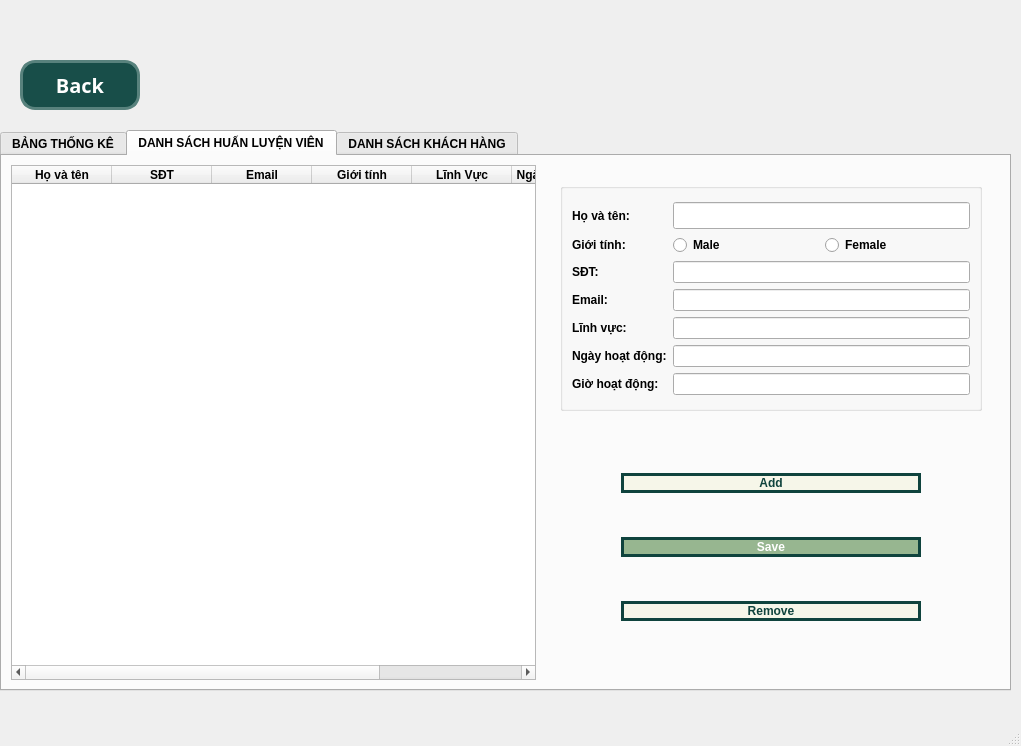
<?xml version="1.0" encoding="UTF-8"?>
<ui version="4.0">
 <class>MainWindow</class>
 <widget class="QMainWindow" name="MainWindow">
  <property name="geometry">
   <rect>
    <x>0</x>
    <y>0</y>
    <width>1021</width>
    <height>746</height>
   </rect>
  </property>
  <property name="windowTitle">
   <string>MainWindow</string>
  </property>
  <widget class="QWidget" name="centralwidget">
   <widget class="QPushButton" name="pushButtonBack">
    <property name="geometry">
     <rect>
      <x>20</x>
      <y>60</y>
      <width>120</width>
      <height>50</height>
     </rect>
    </property>
    <property name="minimumSize">
     <size>
      <width>120</width>
      <height>50</height>
     </size>
    </property>
    <property name="maximumSize">
     <size>
      <width>120</width>
      <height>50</height>
     </size>
    </property>
    <property name="font">
     <font>
      <family>Noto Sans HK Black</family>
      <pointsize>15</pointsize>
      <weight>75</weight>
      <italic>false</italic>
      <bold>true</bold>
     </font>
    </property>
    <property name="styleSheet">
     <string notr="true">color: rgb(255, 255, 255);
font: 87 15pt &quot;Noto Sans HK Black&quot;;
background-color: rgb(24, 78, 73);
border-radius: 15px;
border: 3px solid  #58827d;
font-weight: Bold</string>
    </property>
    <property name="text">
     <string>Back</string>
    </property>
   </widget>
   <widget class="QTabWidget" name="tabWidgetKhachhang">
    <property name="geometry">
     <rect>
      <x>0</x>
      <y>130</y>
      <width>1011</width>
      <height>561</height>
     </rect>
    </property>
    <property name="styleSheet">
     <string notr="true">font: 14pt &quot;MS Shell Dlg 2&quot;;
font-weight: Bold</string>
    </property>
    <property name="currentIndex">
     <number>1</number>
    </property>
    <widget class="QWidget" name="tab">
     <attribute name="title">
      <string>BẢNG THỐNG KÊ</string>
     </attribute>
     <widget class="QWidget" name="layoutWidget">
      <property name="geometry">
       <rect>
        <x>9</x>
        <y>9</y>
        <width>926</width>
        <height>502</height>
       </rect>
      </property>
      <layout class="QVBoxLayout" name="verticalLayout">
       <item>
        <widget class="QWidget" name="widget" native="true">
         <property name="minimumSize">
          <size>
           <width>0</width>
           <height>500</height>
          </size>
         </property>
         <property name="font">
          <font>
           <family>MS Shell Dlg 2</family>
           <pointsize>14</pointsize>
           <weight>75</weight>
           <italic>false</italic>
           <bold>true</bold>
          </font>
         </property>
         <layout class="QHBoxLayout" name="horizontalLayout_4">
          <item>
           <layout class="QHBoxLayout" name="horizontalLayout_3">
            <item>
             <widget class="QGroupBox" name="groupBox">
              <property name="minimumSize">
               <size>
                <width>550</width>
                <height>0</height>
               </size>
              </property>
              <property name="font">
               <font>
                <family>MS Shell Dlg 2</family>
                <pointsize>14</pointsize>
                <weight>75</weight>
                <italic>false</italic>
                <bold>true</bold>
               </font>
              </property>
              <property name="title">
               <string/>
              </property>
              <layout class="QVBoxLayout" name="verticalLayout_8">
               <item>
                <layout class="QVBoxLayout" name="verticalLayoutChart"/>
               </item>
              </layout>
             </widget>
            </item>
           </layout>
          </item>
          <item>
           <spacer name="horizontalSpacer">
            <property name="orientation">
             <enum>Qt::Horizontal</enum>
            </property>
            <property name="sizeHint" stdset="0">
             <size>
              <width>40</width>
              <height>20</height>
             </size>
            </property>
           </spacer>
          </item>
          <item>
           <layout class="QVBoxLayout" name="verticalLayout_3">
            <item>
             <widget class="QWidget" name="widget_2" native="true">
              <layout class="QVBoxLayout" name="verticalLayout_6">
               <item>
                <layout class="QVBoxLayout" name="verticalLayout_5">
                 <item>
                  <spacer name="verticalSpacer_4">
                   <property name="orientation">
                    <enum>Qt::Vertical</enum>
                   </property>
                   <property name="sizeHint" stdset="0">
                    <size>
                     <width>20</width>
                     <height>40</height>
                    </size>
                   </property>
                  </spacer>
                 </item>
                 <item>
                  <widget class="QPushButton" name="pushButtonTKgoitap">
                   <property name="minimumSize">
                    <size>
                     <width>270</width>
                     <height>50</height>
                    </size>
                   </property>
                   <property name="maximumSize">
                    <size>
                     <width>270</width>
                     <height>16777215</height>
                    </size>
                   </property>
                   <property name="font">
                    <font>
                     <family>MS Shell Dlg 2</family>
                     <pointsize>14</pointsize>
                     <weight>75</weight>
                     <italic>false</italic>
                     <bold>true</bold>
                    </font>
                   </property>
                   <property name="layoutDirection">
                    <enum>Qt::LeftToRight</enum>
                   </property>
                   <property name="styleSheet">
                    <string notr="true">
/* Trạng thái bình thường (Code gốc của mày) */
QPushButton {
   background-color: rgb(203, 221, 209);
border-radius: 15px;
border: 3px solid  #58827d;
font-weight: Bold;
}

/* Trạng thái khi rê chuột vào (Hover) - Đảo màu cho xịn */
QPushButton:hover {
    background-color: #1a6b61; /* Nền biến thành xanh đậm */
    color: #f6f6e9; /* Chữ sáng lên */
    /* Viền giữ nguyên màu xanh đậm nên tao không cần viết lại ở đây */
}

/* Trạng thái khi click chuột bấm xuống (Pressed) */
QPushButton:pressed {
    background-color: #0a2e2a; /* Nền tối hơn một tông so với lúc hover */
    border: 3px solid #0a2e2a; /* Viền cũng tối theo */
    color: #f6f6e9;
}</string>
                   </property>
                   <property name="text">
                    <string>Thống kê gói tập</string>
                   </property>
                  </widget>
                 </item>
                 <item>
                  <spacer name="verticalSpacer">
                   <property name="orientation">
                    <enum>Qt::Vertical</enum>
                   </property>
                   <property name="sizeHint" stdset="0">
                    <size>
                     <width>20</width>
                     <height>40</height>
                    </size>
                   </property>
                  </spacer>
                 </item>
                 <item>
                  <widget class="QPushButton" name="pushButtonTKdoanhthu">
                   <property name="minimumSize">
                    <size>
                     <width>270</width>
                     <height>50</height>
                    </size>
                   </property>
                   <property name="maximumSize">
                    <size>
                     <width>300</width>
                     <height>16777215</height>
                    </size>
                   </property>
                   <property name="font">
                    <font>
                     <family>MS Shell Dlg 2</family>
                     <pointsize>14</pointsize>
                     <weight>75</weight>
                     <italic>false</italic>
                     <bold>true</bold>
                    </font>
                   </property>
                   <property name="styleSheet">
                    <string notr="true">
/* Trạng thái bình thường (Code gốc của mày) */
QPushButton {
background-color: rgb(165, 185, 172);
color: rgb(255, 255, 255);
border-radius: 15px;
border: 3px solid  #58827d;
font-weight: Bold;


}

/* Trạng thái khi rê chuột vào (Hover) - Đảo màu cho xịn */
QPushButton:hover {
    background-color: #1a6b61; /* Nền biến thành xanh đậm */
    color: #f6f6e9; /* Chữ sáng lên */
    /* Viền giữ nguyên màu xanh đậm nên tao không cần viết lại ở đây */
}

/* Trạng thái khi click chuột bấm xuống (Pressed) */
QPushButton:pressed {
    background-color: #0a2e2a; /* Nền tối hơn một tông so với lúc hover */
    border: 3px solid #0a2e2a; /* Viền cũng tối theo */
    color: #f6f6e9;
}</string>
                   </property>
                   <property name="text">
                    <string>Thống kê doanh thu</string>
                   </property>
                  </widget>
                 </item>
                 <item>
                  <spacer name="verticalSpacer_2">
                   <property name="orientation">
                    <enum>Qt::Vertical</enum>
                   </property>
                   <property name="sizeHint" stdset="0">
                    <size>
                     <width>20</width>
                     <height>40</height>
                    </size>
                   </property>
                  </spacer>
                 </item>
                 <item>
                  <widget class="QPushButton" name="pushButtonTKluongkhach">
                   <property name="minimumSize">
                    <size>
                     <width>270</width>
                     <height>50</height>
                    </size>
                   </property>
                   <property name="maximumSize">
                    <size>
                     <width>250</width>
                     <height>16777215</height>
                    </size>
                   </property>
                   <property name="font">
                    <font>
                     <family>MS Shell Dlg 2</family>
                     <pointsize>14</pointsize>
                     <weight>75</weight>
                     <italic>false</italic>
                     <bold>true</bold>
                    </font>
                   </property>
                   <property name="styleSheet">
                    <string notr="true">

/* Trạng thái bình thường (Code gốc của mày) */
QPushButton {
background-color: rgb(203, 221, 209);
border-radius: 15px;
border: 3px solid  #58827d;
font-weight: Bold


}

/* Trạng thái khi rê chuột vào (Hover) - Đảo màu cho xịn */
QPushButton:hover {
    background-color: #1a6b61; /* Nền biến thành xanh đậm */
    color: #f6f6e9; /* Chữ sáng lên */
    /* Viền giữ nguyên màu xanh đậm nên tao không cần viết lại ở đây */
}

/* Trạng thái khi click chuột bấm xuống (Pressed) */
QPushButton:pressed {
    background-color: #0a2e2a; /* Nền tối hơn một tông so với lúc hover */
    border: 3px solid #0a2e2a; /* Viền cũng tối theo */
    color: #f6f6e9;
}</string>
                   </property>
                   <property name="text">
                    <string>Thống kê lượng khách</string>
                   </property>
                  </widget>
                 </item>
                 <item>
                  <spacer name="verticalSpacer_3">
                   <property name="orientation">
                    <enum>Qt::Vertical</enum>
                   </property>
                   <property name="sizeHint" stdset="0">
                    <size>
                     <width>20</width>
                     <height>40</height>
                    </size>
                   </property>
                  </spacer>
                 </item>
                </layout>
               </item>
              </layout>
             </widget>
            </item>
           </layout>
          </item>
         </layout>
        </widget>
       </item>
      </layout>
     </widget>
    </widget>
    <widget class="QWidget" name="tab_2">
     <attribute name="title">
      <string>DANH SÁCH HUẤN LUYỆN VIÊN</string>
     </attribute>
     <layout class="QHBoxLayout" name="horizontalLayout_2">
      <item>
       <layout class="QHBoxLayout" name="horizontalLayout_5"/>
      </item>
      <item>
       <widget class="QTableWidget" name="tableWidgetPt">
        <property name="minimumSize">
         <size>
          <width>525</width>
          <height>0</height>
         </size>
        </property>
        <property name="styleSheet">
         <string notr="true">font: 12pt &quot;MS Shell Dlg 2&quot;;</string>
        </property>
        <column>
         <property name="text">
          <string>Họ và tên</string>
         </property>
        </column>
        <column>
         <property name="text">
          <string>SĐT</string>
         </property>
        </column>
        <column>
         <property name="text">
          <string>Email</string>
         </property>
        </column>
        <column>
         <property name="text">
          <string>Giới tính</string>
         </property>
        </column>
        <column>
         <property name="text">
          <string>Lĩnh Vực</string>
         </property>
        </column>
        <column>
         <property name="text">
          <string>Ngày hoạt động</string>
         </property>
        </column>
        <column>
         <property name="text">
          <string>Giờ hoạt động</string>
         </property>
        </column>
       </widget>
      </item>
      <item>
       <layout class="QHBoxLayout" name="horizontalLayout">
        <item>
         <widget class="QWidget" name="widget_4" native="true">
          <layout class="QVBoxLayout" name="verticalLayout_10">
           <item>
            <layout class="QVBoxLayout" name="verticalLayout_11">
             <item>
              <widget class="QWidget" name="widget_3" native="true">
               <layout class="QGridLayout" name="gridLayout_2">
                <item row="0" column="1">
                 <widget class="QGroupBox" name="groupBox_2">
                  <property name="title">
                   <string/>
                  </property>
                  <layout class="QGridLayout" name="gridLayout_5">
                   <item row="0" column="0">
                    <layout class="QGridLayout" name="gridLayout">
                     <item row="3" column="1">
                      <widget class="QLineEdit" name="lineEditEmailPt">
                       <property name="styleSheet">
                        <string notr="true">font: 12pt &quot;MS Shell Dlg 2&quot;;</string>
                       </property>
                      </widget>
                     </item>
                     <item row="3" column="0">
                      <widget class="QLabel" name="label_4">
                       <property name="styleSheet">
                        <string notr="true">font: 14pt &quot;MS Shell Dlg 2&quot;;</string>
                       </property>
                       <property name="text">
                        <string>Email:</string>
                       </property>
                      </widget>
                     </item>
                     <item row="1" column="1">
                      <layout class="QHBoxLayout" name="horizontalLayout_8">
                       <item>
                        <widget class="QRadioButton" name="radioButtonMale">
                         <property name="styleSheet">
                          <string notr="true">font: 14pt &quot;MS Shell Dlg 2&quot;;</string>
                         </property>
                         <property name="text">
                          <string>Male</string>
                         </property>
                        </widget>
                       </item>
                       <item>
                        <widget class="QRadioButton" name="radioButtonFemale">
                         <property name="styleSheet">
                          <string notr="true">font: 14pt &quot;MS Shell Dlg 2&quot;;</string>
                         </property>
                         <property name="text">
                          <string>Female</string>
                         </property>
                        </widget>
                       </item>
                      </layout>
                     </item>
                     <item row="0" column="0">
                      <widget class="QLabel" name="label">
                       <property name="styleSheet">
                        <string notr="true">font: 14pt &quot;MS Shell Dlg 2&quot;;</string>
                       </property>
                       <property name="text">
                        <string>Họ và tên:</string>
                       </property>
                      </widget>
                     </item>
                     <item row="2" column="0">
                      <widget class="QLabel" name="label_3">
                       <property name="styleSheet">
                        <string notr="true">font: 14pt &quot;MS Shell Dlg 2&quot;;</string>
                       </property>
                       <property name="text">
                        <string>SĐT:</string>
                       </property>
                      </widget>
                     </item>
                     <item row="2" column="1">
                      <widget class="QLineEdit" name="lineEditPhonePt">
                       <property name="styleSheet">
                        <string notr="true">font: 12pt &quot;MS Shell Dlg 2&quot;;</string>
                       </property>
                      </widget>
                     </item>
                     <item row="4" column="1">
                      <widget class="QLineEdit" name="lineEditRolePt">
                       <property name="styleSheet">
                        <string notr="true">font: 12pt &quot;MS Shell Dlg 2&quot;;</string>
                       </property>
                      </widget>
                     </item>
                     <item row="0" column="1">
                      <widget class="QLineEdit" name="lineEditNamePt">
                       <property name="font">
                        <font>
                         <family>MS Shell Dlg 2</family>
                         <pointsize>12</pointsize>
                         <weight>50</weight>
                         <italic>false</italic>
                         <bold>false</bold>
                        </font>
                       </property>
                       <property name="styleSheet">
                        <string notr="true">font: 12pt &quot;MS Shell Dlg 2&quot;;</string>
                       </property>
                      </widget>
                     </item>
                     <item row="1" column="0">
                      <widget class="QLabel" name="label_5">
                       <property name="styleSheet">
                        <string notr="true">font: 14pt &quot;MS Shell Dlg 2&quot;;</string>
                       </property>
                       <property name="text">
                        <string>Giới tính:</string>
                       </property>
                      </widget>
                     </item>
                     <item row="5" column="1">
                      <widget class="QLineEdit" name="lineEditDatePt">
                       <property name="styleSheet">
                        <string notr="true">font: 12pt &quot;MS Shell Dlg 2&quot;;</string>
                       </property>
                      </widget>
                     </item>
                     <item row="4" column="0">
                      <widget class="QLabel" name="label_6">
                       <property name="styleSheet">
                        <string notr="true">font: 14pt &quot;MS Shell Dlg 2&quot;;</string>
                       </property>
                       <property name="text">
                        <string>Lĩnh vực:</string>
                       </property>
                      </widget>
                     </item>
                     <item row="5" column="0">
                      <widget class="QLabel" name="label_7">
                       <property name="styleSheet">
                        <string notr="true">font: 14pt &quot;MS Shell Dlg 2&quot;;</string>
                       </property>
                       <property name="text">
                        <string>Ngày hoạt động:</string>
                       </property>
                      </widget>
                     </item>
                     <item row="6" column="1">
                      <widget class="QLineEdit" name="lineEditTimePt">
                       <property name="styleSheet">
                        <string notr="true">font: 12pt &quot;MS Shell Dlg 2&quot;;</string>
                       </property>
                      </widget>
                     </item>
                     <item row="6" column="0">
                      <widget class="QLabel" name="label_8">
                       <property name="styleSheet">
                        <string notr="true">font: 14pt &quot;MS Shell Dlg 2&quot;;</string>
                       </property>
                       <property name="text">
                        <string>Giờ hoạt động:</string>
                       </property>
                      </widget>
                     </item>
                    </layout>
                   </item>
                  </layout>
                 </widget>
                </item>
               </layout>
              </widget>
             </item>
            </layout>
           </item>
           <item>
            <layout class="QVBoxLayout" name="verticalLayout_9">
             <item>
              <widget class="QWidget" name="widget_5" native="true">
               <layout class="QGridLayout" name="gridLayout_4">
                <item row="0" column="1">
                 <widget class="QPushButton" name="pushButtonAdd">
                  <property name="maximumSize">
                   <size>
                    <width>300</width>
                    <height>16777215</height>
                   </size>
                  </property>
                  <property name="styleSheet">
                   <string notr="true">/* Trạng thái bình thường (Code gốc của mày) */
QPushButton {
    color: #0f433d;
    background-color: #f6f6e9;
    font: 87 20pt &quot;Noto Sans HK Black&quot;;
    border-radius: 15px;
    border: 3px solid #0f433d;
font-weight:bold;
}

/* Trạng thái khi rê chuột vào (Hover) - Đảo màu cho xịn */
QPushButton:hover {
    background-color: #1a6b61; /* Nền biến thành xanh đậm */
    color: #f6f6e9; /* Chữ sáng lên */
    /* Viền giữ nguyên màu xanh đậm nên tao không cần viết lại ở đây */
}

/* Trạng thái khi click chuột bấm xuống (Pressed) */
QPushButton:pressed {
    background-color: #0a2e2a; /* Nền tối hơn một tông so với lúc hover */
    border: 3px solid #0a2e2a; /* Viền cũng tối theo */
    color: #f6f6e9;
}</string>
                  </property>
                  <property name="text">
                   <string>Add</string>
                  </property>
                  <property name="icon">
                   <iconset>
                    <normaloff>../../images/plus.png</normaloff>../../images/plus.png</iconset>
                  </property>
                  <property name="iconSize">
                   <size>
                    <width>30</width>
                    <height>30</height>
                   </size>
                  </property>
                 </widget>
                </item>
                <item row="2" column="1">
                 <layout class="QGridLayout" name="gridLayout_3">
                  <item row="1" column="0">
                   <widget class="QPushButton" name="pushButtonDelete">
                    <property name="styleSheet">
                     <string notr="true">/* Trạng thái bình thường (Code gốc của mày) */
QPushButton {
    color: #0f433d;
    background-color: #f6f6e9;
    font: 87 20pt &quot;Noto Sans HK Black&quot;;
    border-radius: 15px;
    border: 3px solid #0f433d;
font-weight:bold;
}

/* Trạng thái khi rê chuột vào (Hover) - Đảo màu cho xịn */
QPushButton:hover {
    background-color: #1a6b61; /* Nền biến thành xanh đậm */
    color: #f6f6e9; /* Chữ sáng lên */
    /* Viền giữ nguyên màu xanh đậm nên tao không cần viết lại ở đây */
}

/* Trạng thái khi click chuột bấm xuống (Pressed) */
QPushButton:pressed {
    background-color: #0a2e2a; /* Nền tối hơn một tông so với lúc hover */
    border: 3px solid #0a2e2a; /* Viền cũng tối theo */
    color: #f6f6e9;
}</string>
                    </property>
                    <property name="text">
                     <string>Remove</string>
                    </property>
                    <property name="icon">
                     <iconset>
                      <normaloff>../../images/remove.png</normaloff>../../images/remove.png</iconset>
                    </property>
                    <property name="iconSize">
                     <size>
                      <width>30</width>
                      <height>30</height>
                     </size>
                    </property>
                   </widget>
                  </item>
                 </layout>
                </item>
                <item row="1" column="1">
                 <widget class="QPushButton" name="pushButtonSave">
                  <property name="styleSheet">
                   <string notr="true">QPushButton{color:rgb(255, 255, 255);
background-color:#97b690;
font: 87 20pt &quot;Noto Sans HK Black&quot;;
border-radius: 15px;
border: 3px solid  #0f433d;
font-weight:bold;}

/* Trạng thái khi rê chuột vào (Hover) - Đảo màu cho xịn */
QPushButton:hover {
    background-color: #1a6b61; /* Nền biến thành xanh đậm */
    color: #f6f6e9; /* Chữ sáng lên */
    /* Viền giữ nguyên màu xanh đậm nên tao không cần viết lại ở đây */
}

/* Trạng thái khi click chuột bấm xuống (Pressed) */
QPushButton:pressed {
    background-color: #0a2e2a; /* Nền tối hơn một tông so với lúc hover */
    border: 3px solid #0a2e2a; /* Viền cũng tối theo */
    color: #f6f6e9;
}</string>
                  </property>
                  <property name="text">
                   <string>Save</string>
                  </property>
                  <property name="icon">
                   <iconset>
                    <normaloff>../../images/diskette.png</normaloff>../../images/diskette.png</iconset>
                  </property>
                  <property name="iconSize">
                   <size>
                    <width>30</width>
                    <height>30</height>
                   </size>
                  </property>
                 </widget>
                </item>
               </layout>
              </widget>
             </item>
            </layout>
           </item>
          </layout>
         </widget>
        </item>
       </layout>
      </item>
     </layout>
    </widget>
    <widget class="QWidget" name="widget">
     <attribute name="title">
      <string>DANH SÁCH KHÁCH HÀNG</string>
     </attribute>
     <layout class="QVBoxLayout" name="verticalLayout_12">
      <item>
       <layout class="QVBoxLayout" name="verticalLayout_14">
        <item>
         <widget class="QTableWidget" name="tableWidget">
          <property name="styleSheet">
           <string notr="true">font: 12pt &quot;MS Shell Dlg 2&quot;;
</string>
          </property>
          <column>
           <property name="text">
            <string>Họ và tên</string>
           </property>
          </column>
          <column>
           <property name="text">
            <string>SĐT</string>
           </property>
          </column>
          <column>
           <property name="text">
            <string>Giới tính</string>
           </property>
          </column>
          <column>
           <property name="text">
            <string>Môn đăng ký</string>
           </property>
          </column>
         </widget>
        </item>
       </layout>
      </item>
      <item>
       <layout class="QVBoxLayout" name="verticalLayout_13">
        <item>
         <widget class="QWidget" name="widget_6" native="true">
          <layout class="QHBoxLayout" name="horizontalLayout_7">
           <item>
            <layout class="QHBoxLayout" name="horizontalLayout_6">
             <item>
              <widget class="QPushButton" name="pushButtonTudo">
               <property name="styleSheet">
                <string notr="true">QPushButton{color:rgb(255, 255, 255);
background-color:#97b690;
font: 87 20pt &quot;Noto Sans HK Black&quot;;
border-radius: 15px;
border: 3px solid  #0f433d;
font-weight:bold;}

/* Trạng thái khi rê chuột vào (Hover) - Đảo màu cho xịn */
QPushButton:hover {
    background-color: #1a6b61; /* Nền biến thành xanh đậm */
    color: #f6f6e9; /* Chữ sáng lên */
    /* Viền giữ nguyên màu xanh đậm nên tao không cần viết lại ở đây */
}

/* Trạng thái khi click chuột bấm xuống (Pressed) */
QPushButton:pressed {
    background-color: #0a2e2a; /* Nền tối hơn một tông so với lúc hover */
    border: 3px solid #0a2e2a; /* Viền cũng tối theo */
    color: #f6f6e9;
}</string>
               </property>
               <property name="text">
                <string>Tự do</string>
               </property>
              </widget>
             </item>
             <item>
              <widget class="QPushButton" name="pushButtonYoga">
               <property name="styleSheet">
                <string notr="true">/* Trạng thái bình thường (Code gốc của mày) */
QPushButton {
    color: #0f433d;
    background-color: #f6f6e9;
    font: 87 20pt &quot;Noto Sans HK Black&quot;;
    border-radius: 15px;
    border: 3px solid #0f433d;
font-weight:bold;
}

/* Trạng thái khi rê chuột vào (Hover) - Đảo màu cho xịn */
QPushButton:hover {
    background-color: #1a6b61; /* Nền biến thành xanh đậm */
    color: #f6f6e9; /* Chữ sáng lên */
    /* Viền giữ nguyên màu xanh đậm nên tao không cần viết lại ở đây */
}

/* Trạng thái khi click chuột bấm xuống (Pressed) */
QPushButton:pressed {
    background-color: #0a2e2a; /* Nền tối hơn một tông so với lúc hover */
    border: 3px solid #0a2e2a; /* Viền cũng tối theo */
    color: #f6f6e9;
}</string>
               </property>
               <property name="text">
                <string>Yoga</string>
               </property>
              </widget>
             </item>
             <item>
              <widget class="QPushButton" name="pushButtonPilates">
               <property name="styleSheet">
                <string notr="true">QPushButton{color:rgb(255, 255, 255);
background-color:#97b690;
font: 87 20pt &quot;Noto Sans HK Black&quot;;
border-radius: 15px;
border: 3px solid  #0f433d;
font-weight:bold;}

/* Trạng thái khi rê chuột vào (Hover) - Đảo màu cho xịn */
QPushButton:hover {
    background-color: #1a6b61; /* Nền biến thành xanh đậm */
    color: #f6f6e9; /* Chữ sáng lên */
    /* Viền giữ nguyên màu xanh đậm nên tao không cần viết lại ở đây */
}

/* Trạng thái khi click chuột bấm xuống (Pressed) */
QPushButton:pressed {
    background-color: #0a2e2a; /* Nền tối hơn một tông so với lúc hover */
    border: 3px solid #0a2e2a; /* Viền cũng tối theo */
    color: #f6f6e9;
}</string>
               </property>
               <property name="text">
                <string>Pilates</string>
               </property>
              </widget>
             </item>
             <item>
              <widget class="QPushButton" name="pushButtonBoxing">
               <property name="styleSheet">
                <string notr="true">/* Trạng thái bình thường (Code gốc của mày) */
QPushButton {
    color: #0f433d;
    background-color: #f6f6e9;
    font: 87 20pt &quot;Noto Sans HK Black&quot;;
    border-radius: 15px;
    border: 3px solid #0f433d;
font-weight:bold;
}

/* Trạng thái khi rê chuột vào (Hover) - Đảo màu cho xịn */
QPushButton:hover {
    background-color: #1a6b61; /* Nền biến thành xanh đậm */
    color: #f6f6e9; /* Chữ sáng lên */
    /* Viền giữ nguyên màu xanh đậm nên tao không cần viết lại ở đây */
}

/* Trạng thái khi click chuột bấm xuống (Pressed) */
QPushButton:pressed {
    background-color: #0a2e2a; /* Nền tối hơn một tông so với lúc hover */
    border: 3px solid #0a2e2a; /* Viền cũng tối theo */
    color: #f6f6e9;
}</string>
               </property>
               <property name="text">
                <string>Boxing</string>
               </property>
              </widget>
             </item>
            </layout>
           </item>
          </layout>
         </widget>
        </item>
       </layout>
      </item>
     </layout>
    </widget>
   </widget>
  </widget>
  <widget class="QMenuBar" name="menubar">
   <property name="geometry">
    <rect>
     <x>0</x>
     <y>0</y>
     <width>1021</width>
     <height>26</height>
    </rect>
   </property>
  </widget>
  <widget class="QStatusBar" name="statusbar"/>
 </widget>
 <resources>
  <include location="../../images/images.qrc"/>
 </resources>
 <connections/>
</ui>
